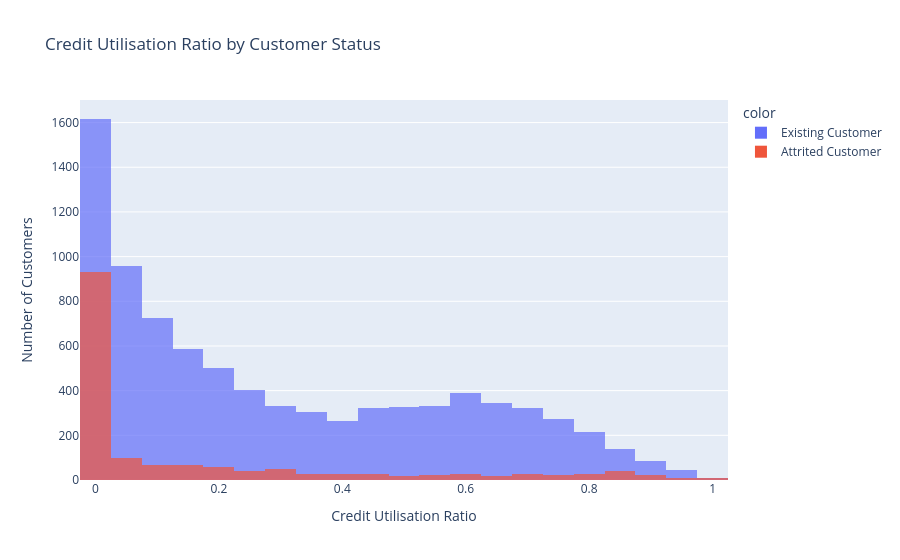

The cell this chart's notebook holds for it:
### Markdown cell above
The histogram compares the distribution of credit utilisation ratios between existing and attrited customers.

By comparing where customers are concentrated, it is possible to determine whether customers who remain with the bank generally utilise a greater proportion of their available credit than customers who leave.

If the hypothesis is supported, existing customers should be more concentrated at higher utilisation ratios than attrited customers..

### Code cell
sns.set_style('whitegrid')

fig = px.histogram(
    df_clean,
    x="Avg_Utilization_Ratio",
    color=df_clean["Attrition_Flag"].replace({
    0: "Existing Customer",
    1: "Attrited Customer"
}),
    barmode="overlay",
    opacity=0.7,
    nbins=25,
    title="Credit Utilisation Ratio by Customer Status",
    labels={
        "Avg_Utilization_Ratio": "Credit Utilisation Ratio",
        "Attrition_Flag": "Customer Status"
    }
)

fig.update_layout(
    xaxis_title="Credit Utilisation Ratio",
    yaxis_title="Number of Customers"
)

fig.show()

### Figure 1 — Plotly figure (JSON) as saved in the notebook; plotly's stock layout.template omitted (floating-point values rounded to 4 significant figures; data arrays with more than 128 entries replaced by an {"elided": "..."} marker saying what was removed)
{"data": [{"alignmentgroup": "True", "bingroup": "x", "hovertemplate": "color=Existing Customer<br>Credit Utilisation Ratio=%{x}<br>count=%{y}<extra></extra>", "legendgroup": "Existing Customer", "marker": {"color": "#636efa", "opacity": 0.7, "pattern": {"shape": ""}}, "name": "Existing Customer", "nbinsx": 25, "offsetgroup": "Existing Customer", "orientation": "v", "showlegend": true, "type": "histogram", "x": {"elided": "8500 float values"}, "xaxis": "x", "yaxis": "y"}, {"alignmentgroup": "True", "bingroup": "x", "hovertemplate": "color=Attrited Customer<br>Credit Utilisation Ratio=%{x}<br>count=%{y}<extra></extra>", "legendgroup": "Attrited Customer", "marker": {"color": "#EF553B", "opacity": 0.7, "pattern": {"shape": ""}}, "name": "Attrited Customer", "nbinsx": 25, "offsetgroup": "Attrited Customer", "orientation": "v", "showlegend": true, "type": "histogram", "x": {"elided": "1627 float values"}, "xaxis": "x", "yaxis": "y"}], "layout": {"barmode": "overlay", "legend": {"title": {"text": "color"}, "tracegroupgap": 0}, "title": {"text": "Credit Utilisation Ratio by Customer Status"}, "xaxis": {"anchor": "y", "domain": [0, 1], "title": {"text": "Credit Utilisation Ratio"}}, "yaxis": {"anchor": "x", "domain": [0, 1], "title": {"text": "Number of Customers"}}}}
